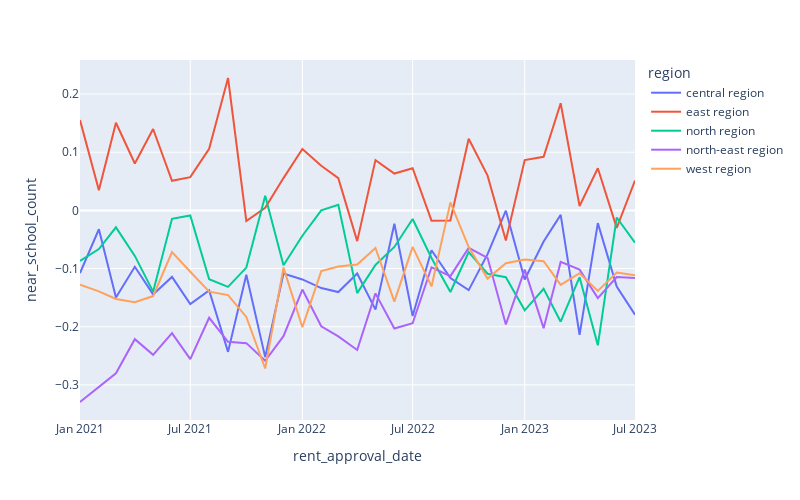

Write notebook code for a chart like this one.
### Markdown cell above
## School information

### Code cell
train_df_cleaned_final.groupby(['rent_approval_date', 'region'])[['psqm', 'near_school_count']].corr().iloc[0::2,-1].reset_index().plot.line(x='rent_approval_date', y='near_school_count', color='region', width=800, height=500)

### Figure 1 — Plotly figure (JSON) as saved in the notebook; plotly's stock layout.template omitted (floating-point values rounded to 4 significant figures)
{"data": [{"hovertemplate": "region=central region<br>rent_approval_date=%{x}<br>near_school_count=%{y}<extra></extra>", "legendgroup": "central region", "line": {"color": "#636efa", "dash": "solid"}, "marker": {"symbol": "circle"}, "mode": "lines", "name": "central region", "orientation": "v", "showlegend": true, "type": "scatter", "x": ["2021-01", "2021-02", "2021-03", "2021-04", "2021-05", "2021-06", "2021-07", "2021-08", "2021-09", "2021-10", "2021-11", "2021-12", "2022-01", "2022-02", "2022-03", "2022-04", "2022-05", "2022-06", "2022-07", "2022-08", "2022-09", "2022-10", "2022-11", "2022-12", "2023-01", "2023-02", "2023-03", "2023-04", "2023-05", "2023-06", "2023-07"], "xaxis": "x", "y": [-0.1079, -0.03246, -0.1499, -0.09688, -0.1445, -0.1144, -0.1613, -0.1377, -0.2432, -0.1107, -0.2522, -0.1085, -0.1187, -0.1335, -0.1404, -0.1086, -0.1706, -0.02309, -0.1816, -0.06864, -0.1162, -0.1371, -0.07529, -0.0005272, -0.1189, -0.05346, -0.00774, -0.2138, -0.02193, -0.1309, -0.1794], "yaxis": "y"}, {"hovertemplate": "region=east region<br>rent_approval_date=%{x}<br>near_school_count=%{y}<extra></extra>", "legendgroup": "east region", "line": {"color": "#EF553B", "dash": "solid"}, "marker": {"symbol": "circle"}, "mode": "lines", "name": "east region", "orientation": "v", "showlegend": true, "type": "scatter", "x": ["2021-01", "2021-02", "2021-03", "2021-04", "2021-05", "2021-06", "2021-07", "2021-08", "2021-09", "2021-10", "2021-11", "2021-12", "2022-01", "2022-02", "2022-03", "2022-04", "2022-05", "2022-06", "2022-07", "2022-08", "2022-09", "2022-10", "2022-11", "2022-12", "2023-01", "2023-02", "2023-03", "2023-04", "2023-05", "2023-06", "2023-07"], "xaxis": "x", "y": [0.1553, 0.03463, 0.1506, 0.08066, 0.1399, 0.05092, 0.05719, 0.1058, 0.2276, -0.01826, 0.00432, 0.05551, 0.1056, 0.07682, 0.05544, -0.0529, 0.08644, 0.06329, 0.07245, -0.01769, -0.01751, 0.1232, 0.05974, -0.05164, 0.08647, 0.09208, 0.1842, 0.007589, 0.07247, -0.03003, 0.05129], "yaxis": "y"}, {"hovertemplate": "region=north region<br>rent_approval_date=%{x}<br>near_school_count=%{y}<extra></extra>", "legendgroup": "north region", "line": {"color": "#00cc96", "dash": "solid"}, "marker": {"symbol": "circle"}, "mode": "lines", "name": "north region", "orientation": "v", "showlegend": true, "type": "scatter", "x": ["2021-01", "2021-02", "2021-03", "2021-04", "2021-05", "2021-06", "2021-07", "2021-08", "2021-09", "2021-10", "2021-11", "2021-12", "2022-01", "2022-02", "2022-03", "2022-04", "2022-05", "2022-06", "2022-07", "2022-08", "2022-09", "2022-10", "2022-11", "2022-12", "2023-01", "2023-02", "2023-03", "2023-04", "2023-05", "2023-06", "2023-07"], "xaxis": "x", "y": [-0.08705, -0.06646, -0.02913, -0.07823, -0.1397, -0.01451, -0.008785, -0.1183, -0.1315, -0.09839, 0.02499, -0.09428, -0.04359, 0.0001681, 0.009435, -0.1422, -0.09379, -0.06292, -0.01488, -0.08195, -0.1404, -0.07187, -0.1089, -0.115, -0.1718, -0.1349, -0.1914, -0.1149, -0.232, -0.01219, -0.05542], "yaxis": "y"}, {"hovertemplate": "region=north-east region<br>rent_approval_date=%{x}<br>near_school_count=%{y}<extra></extra>", "legendgroup": "north-east region", "line": {"color": "#ab63fa", "dash": "solid"}, "marker": {"symbol": "circle"}, "mode": "lines", "name": "north-east region", "orientation": "v", "showlegend": true, "type": "scatter", "x": ["2021-01", "2021-02", "2021-03", "2021-04", "2021-05", "2021-06", "2021-07", "2021-08", "2021-09", "2021-10", "2021-11", "2021-12", "2022-01", "2022-02", "2022-03", "2022-04", "2022-05", "2022-06", "2022-07", "2022-08", "2022-09", "2022-10", "2022-11", "2022-12", "2023-01", "2023-02", "2023-03", "2023-04", "2023-05", "2023-06", "2023-07"], "xaxis": "x", "y": [-0.3294, -0.3026, -0.2801, -0.2214, -0.2483, -0.2111, -0.2556, -0.1846, -0.226, -0.2282, -0.2586, -0.2162, -0.1361, -0.1993, -0.2167, -0.24, -0.1427, -0.2032, -0.1941, -0.09781, -0.113, -0.06452, -0.08161, -0.1962, -0.1019, -0.2024, -0.08861, -0.1019, -0.1509, -0.1146, -0.1164], "yaxis": "y"}, {"hovertemplate": "region=west region<br>rent_approval_date=%{x}<br>near_school_count=%{y}<extra></extra>", "legendgroup": "west region", "line": {"color": "#FFA15A", "dash": "solid"}, "marker": {"symbol": "circle"}, "mode": "lines", "name": "west region", "orientation": "v", "showlegend": true, "type": "scatter", "x": ["2021-01", "2021-02", "2021-03", "2021-04", "2021-05", "2021-06", "2021-07", "2021-08", "2021-09", "2021-10", "2021-11", "2021-12", "2022-01", "2022-02", "2022-03", "2022-04", "2022-05", "2022-06", "2022-07", "2022-08", "2022-09", "2022-10", "2022-11", "2022-12", "2023-01", "2023-02", "2023-03", "2023-04", "2023-05", "2023-06", "2023-07"], "xaxis": "x", "y": [-0.1276, -0.1393, -0.1522, -0.1577, -0.1473, -0.07154, -0.1054, -0.1397, -0.1456, -0.1831, -0.2718, -0.09834, -0.2008, -0.1044, -0.09653, -0.09312, -0.06469, -0.1569, -0.06265, -0.1307, 0.01371, -0.06302, -0.1173, -0.09084, -0.08451, -0.08726, -0.1281, -0.1081, -0.1384, -0.1067, -0.1116], "yaxis": "y"}], "layout": {"height": 500, "legend": {"title": {"text": "region"}, "tracegroupgap": 0}, "margin": {"t": 60}, "width": 800, "xaxis": {"anchor": "y", "domain": [0, 1], "title": {"text": "rent_approval_date"}}, "yaxis": {"anchor": "x", "domain": [0, 1], "title": {"text": "near_school_count"}}}}
